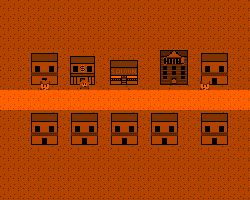

This is a level from a 2D game, rendered from its Tiled map with the project's own tilesets. A one-line summary and the complete map file follow:
An orthogonal 25x20 tile map with 10x10 px tiles, 2 tile layers (solid, objects).

<map version="1.0" orientation="orthogonal" renderorder="right-down" width="25" height="20" tilewidth="10" tileheight="10" nextobjectid="1">
 <tileset firstgid="1" name="tileset" tilewidth="10" tileheight="10" tilecount="84" columns="14">
  <image source="tileset.png" width="140" height="60" />
 </tileset>
 <layer name="solid" width="25" height="20">
  <data encoding="csv">
4,4,4,4,4,4,4,4,4,4,4,4,4,4,4,4,4,4,4,4,4,4,4,4,4,
4,4,4,4,4,4,4,4,4,4,4,4,4,4,4,4,4,4,4,4,4,4,4,4,4,
4,4,4,4,4,4,4,4,4,4,4,4,4,4,4,4,4,4,4,4,4,4,4,4,4,
4,4,4,4,4,4,4,4,4,4,4,4,4,4,4,4,4,4,4,4,4,4,4,4,4,
4,4,4,4,4,4,4,4,4,4,4,4,4,4,4,4,4,4,4,4,4,4,4,4,4,
4,4,4,24,25,26,4,21,22,23,4,4,4,4,4,4,15,16,17,4,24,25,26,4,4,
4,4,4,38,39,40,4,35,36,37,4,32,33,34,4,4,29,30,31,4,38,39,40,4,4,
71,71,71,52,53,54,4,49,50,51,4,46,47,48,4,4,43,44,45,4,52,53,54,71,71,
4,4,4,66,67,68,4,63,64,65,4,60,61,62,4,4,57,58,59,4,66,67,68,4,4,
6,6,6,6,6,6,6,6,6,6,6,6,6,6,6,6,6,6,6,6,6,6,6,6,6,
6,6,6,6,6,6,6,6,6,6,6,6,6,6,6,6,6,6,6,6,6,6,6,6,6,
71,71,71,24,25,26,71,24,25,26,71,24,25,26,71,24,25,26,71,71,24,25,26,71,71,
4,4,4,38,39,40,4,38,39,40,4,38,39,40,4,38,39,40,4,4,38,39,40,4,4,
4,4,4,52,53,54,4,52,53,54,4,52,53,54,4,52,53,54,4,4,52,53,54,4,4,
4,4,4,66,67,68,4,66,67,68,4,66,67,68,4,66,67,68,4,4,66,67,68,4,4,
4,4,4,4,4,4,4,4,4,4,4,4,4,4,4,4,4,4,4,4,4,4,4,4,4,
4,4,4,4,4,4,4,4,4,4,4,4,4,4,4,4,4,4,4,4,4,4,4,4,4,
4,4,4,4,4,4,4,4,4,4,4,4,4,4,4,4,4,4,4,4,4,4,4,4,4,
4,4,4,4,4,4,4,4,4,4,4,4,4,4,4,4,4,4,4,4,4,4,4,4,4,
4,4,4,4,4,4,4,4,4,4,4,4,4,4,4,4,4,4,4,4,4,4,4,4,4
</data>
 </layer>
 <layer name="objects" width="25" height="20">
  <data encoding="csv">
0,0,0,0,0,0,0,0,0,0,0,0,0,0,0,0,0,0,0,0,0,0,0,0,0,
0,0,0,0,0,0,0,0,0,0,0,0,0,0,0,0,0,0,0,0,0,0,0,0,0,
0,0,0,0,0,0,0,0,0,0,0,0,0,0,0,0,0,0,0,0,0,0,0,0,0,
0,0,0,0,0,0,0,0,0,0,0,0,0,0,0,0,0,0,0,0,0,0,0,0,0,
0,0,0,0,0,0,0,0,0,0,0,0,0,0,0,0,0,0,0,0,0,0,0,0,0,
0,0,0,0,0,0,0,0,0,0,0,0,0,0,0,0,0,0,0,0,0,0,0,0,0,
0,0,0,0,0,0,0,0,0,0,0,0,0,0,0,0,0,0,0,0,0,0,0,0,0,
0,0,0,0,0,0,0,0,0,0,0,0,0,0,0,0,0,0,0,0,0,0,0,0,0,
0,0,0,0,8,0,0,0,9,0,0,0,0,0,0,0,0,0,0,0,8,0,0,0,0,
0,0,0,0,0,0,0,0,0,0,0,0,0,0,0,0,0,0,0,0,0,0,0,0,0,
0,0,0,0,0,0,0,0,0,0,0,0,0,0,0,0,0,0,0,0,0,0,0,0,0,
0,0,0,0,0,0,0,0,0,0,0,0,0,0,0,0,0,0,0,0,0,0,0,0,0,
0,0,0,0,0,0,0,0,0,0,0,0,0,0,0,0,0,0,0,0,0,0,0,0,0,
0,0,0,0,0,0,0,0,0,0,0,0,0,0,0,0,0,0,0,0,0,0,0,0,0,
0,0,0,0,0,0,0,0,0,0,0,0,0,0,0,0,0,0,0,0,0,0,0,0,0,
0,0,0,0,0,0,0,0,0,0,0,0,0,0,0,0,0,0,0,0,0,0,0,0,0,
0,0,0,0,0,0,0,0,0,0,0,0,0,0,0,0,0,0,0,0,0,0,0,0,0,
0,0,0,0,0,0,0,0,0,0,0,0,0,0,0,0,0,0,0,0,0,0,0,0,0,
0,0,0,0,0,0,0,0,0,0,0,0,0,0,0,0,0,0,0,0,0,0,0,0,0,
0,0,0,0,0,0,0,0,0,0,0,0,0,0,0,0,0,0,0,0,0,0,0,0,0
</data>
 </layer>
</map>